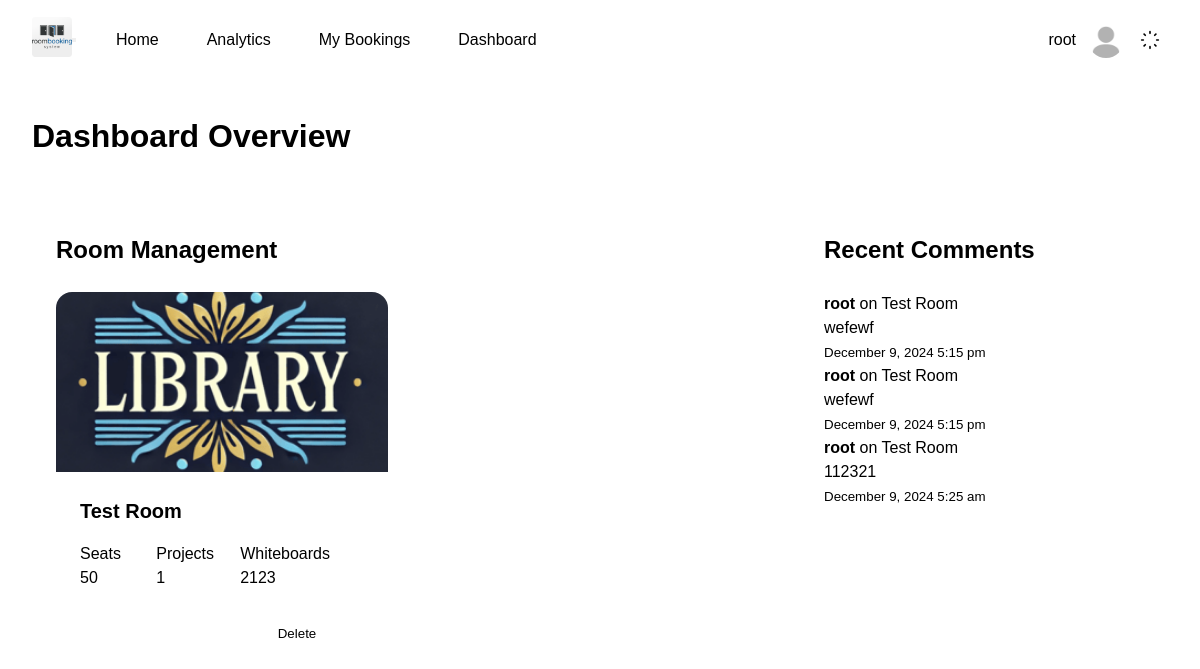
Page /dashboard.php (signed in) on the committed database.
### tables this page shows
CREATE TABLE `roomtable` (
  `room_id` int(11) NOT NULL,
  `roomtitle` text DEFAULT NULL,
  `roomimage` text DEFAULT NULL,
  `roomseats` int(11) DEFAULT NULL,
  `roomprojectors` int(11) DEFAULT NULL,
  `roomwhiteboards` int(11) DEFAULT NULL
);

CREATE TABLE `comments` (
  `id` int(11) NOT NULL,
  `room_id` int(11) NOT NULL,
  `user_id` int(11) NOT NULL,
  `comment` text NOT NULL,
  `created_at` timestamp NOT NULL DEFAULT current_timestamp(),
  `parent_id` int(11) DEFAULT NULL
);

CREATE TABLE `users` (
  `id` int(11) NOT NULL,
  `username` text NOT NULL,
  `fullname` text NOT NULL,
  `email` text NOT NULL,
  `password` text NOT NULL,
  `role` text NOT NULL DEFAULT 'user',
  `image` text DEFAULT NULL
);

### dashboard.php (the view, shortened to what this page needs)
<?php
try {
    $conn = new PDO("mysql:host=" . DB_HOST . ";dbname=" . DB_NAME, DB_USER, DB_PASS);
    $conn->setAttribute(PDO::ATTR_ERRMODE, PDO::ERRMODE_EXCEPTION);
    $roomStmt = $conn->query("SELECT * FROM roomtable ORDER BY room_id DESC");
    $rooms = $roomStmt->fetchAll(PDO::FETCH_ASSOC);
    $commentStmt = $conn->prepare("
        SELECT c.*, u.username, r.roomtitle
        FROM comments c
        JOIN users u ON c.user_id = u.id
        JOIN roomtable r ON c.room_id = r.room_id
        ORDER BY c.created_at DESC
        LIMIT 5
    ");
    $commentStmt->execute();
    $recentComments = $commentStmt->fetchAll(PDO::FETCH_ASSOC);
} catch(PDOException $e) {
    die("Connection failed: " . $e->getMessage());
}
?>
<!DOCTYPE html>
<html lang="en" data-theme="light">
<head>
    <link rel="stylesheet" href="styles/main.css">
</head>
<body>
    <?php include_once 'components/navbar.php'; ?>
    <div class="dashboard">
        <div class="dashboard__container">
            <div class="dashboard__header">
                <h1>Dashboard Overview</h1>
                <button class="dashboard__btn dashboard__btn--primary" onclick="showAddRoomForm()">
                </button>
            </div>
            <div class="dashboard__grid">
                <div class="dashboard__section">
                    <div class="dashboard__section-header">
                        <h2>Room Management</h2>
                    </div>
                    <div class="dashboard__rooms-grid">
                        <?php foreach($rooms as $room): ?>
                            <div class="room-card">
                                <div class="room-card__image">
                                    <img src="<?php echo URL . '/' . $room['roomimage']; ?>" alt="Room image">
                                </div>
                                <div class="room-card__content">
                                    <h3><?php echo htmlspecialchars($room['roomtitle']); ?></h3>
                                    <div class="room-card__details">
                                        <span>Seats <?php echo htmlspecialchars($room['roomseats']); ?></span>
                                        <span>Projects <?php echo htmlspecialchars($room['roomprojectors']); ?></span>
                                        <span>Whiteboards <?php echo htmlspecialchars($room['roomwhiteboards']); ?></span>
                                    </div>
                                    <div class="room-card__actions">
                                        <button onclick="editRoom(<?php echo htmlspecialchars(json_encode($room)); ?>)"
                                                class="room-card__btn room-card__btn--edit">Edit</button>
                                        <button onclick="deleteRoom(<?php echo $room['room_id']; ?>)"
                                                class="room-card__btn room-card__btn--delete">Delete</button>
                                    </div>
                                </div>
                            </div>
                        <?php endforeach; ?>
                    </div>
                </div>
                <div class="dashboard__section">
                    <div class="dashboard__section-header">
                        <h2>Recent Comments</h2>
                    </div>
                    <div class="dashboard__comments">
                    <?php foreach($recentComments as $comment): ?>
                        <div class="comment-card">
                            <div class="comment-card__header">
                                <strong><?php echo htmlspecialchars($comment['username']); ?></strong>
                                <span>on <?php echo htmlspecialchars($comment['roomtitle']); ?></span>
                            </div>
                            <p class="comment-card__content"><?php echo htmlspecialchars($comment['comment']); ?></p>
                            <small><?php echo date('F j, Y g:i a', strtotime($comment['created_at'])); ?></small>
                        </div>
                    <?php endforeach; ?>
                </div>
            </div>
        </div>
    </div>
</body>
</html>

### styles/main.css (style rules this page uses)
.dashboard { min-height: calc(100vh - 80px); background: var(--surface); transition: all 0.3s ease; padding: 2rem; }
.dashboard__container { max-width: 1200px; margin: 0 auto; }
.dashboard__rooms-grid { display: grid; grid-template-columns: repeat(auto-fill, minmax(280px, 1fr)); gap: 1.5rem; }
.dashboard .room-card { background: var(--navbar-bg); border-radius: 1rem; overflow: hidden; transition: all 0.3s ease; box-shadow: var(--navbar-shadow); }
.dashboard .room-card__image { height: 180px; overflow: hidden; }
.dashboard .room-card__image img { width: 100%; height: 100%; -o-object-fit: cover; object-fit: cover; transition: transform 0.3s ease; }
.dashboard .room-card__content { padding: 1.5rem; }
.dashboard .room-card__content h3 { color: var(--text); margin-bottom: 1rem; font-size: 1.25rem; font-weight: 600; }
.dashboard .room-card__details { display: flex; gap: 1rem; margin-bottom: 1.5rem; color: var(--text-secondary); }
.dashboard .room-card__details span { display: flex; align-items: center; gap: 0.5rem; }
.dashboard .room-card__actions { display: flex; gap: 1rem; }
.dashboard .room-card__actions .room-card__btn { flex: 1; padding: 0.75rem; border-radius: 0.5rem; border: none; cursor: pointer; transition: all 0.2s ease; }
.dashboard .room-card__actions .room-card__btn--edit { background: var(--primary); color: white; }
.dashboard .room-card__actions .room-card__btn--delete { background: var(--error-bg); color: var(--error-text); }
.dashboard__header { display: flex; justify-content: space-between; align-items: center; margin-bottom: 2rem; padding-bottom: 1rem; border-bottom: 1px solid var(--border); }
.dashboard__header h1 { font-size: 2rem; color: var(--text); font-weight: 600; }
.dashboard__btn { padding: 0.75rem 1.5rem; border-radius: 0.5rem; font-weight: 500; cursor: pointer; transition: all 0.2s ease; }
.dashboard__btn--primary { background: var(--primary); color: white; border: none; }
.dashboard__grid { display: grid; grid-template-columns: 2fr 1fr; gap: 2rem; }
.dashboard__section { background: var(--navbar-bg); border-radius: 1rem; padding: 1.5rem; box-shadow: var(--navbar-shadow); }
.dashboard__section-header { margin-bottom: 1.5rem; }
.dashboard__section-header h2 { font-size: 1.5rem; color: var(--text); font-weight: 600; }
* { margin: 0; padding: 0; box-sizing: border-box; }
body { font-family: "Poppins", sans-serif; font-size: 16px; line-height: 1.5; background-color: var(--surface); }

### rows in the picture
roomtable: roomimage (picture), roomtitle "Test Room", roomseats "50", roomprojectors "1", roomwhiteboards "2123"
comments: user.username "root", room.roomtitle "Test Room", comment "wefewf", created_at "December 9, 2024 5:15 pm"
comments: user.username "root", room.roomtitle "Test Room", comment "wefewf", created_at "December 9, 2024 5:15 pm"
comments: user.username "root", room.roomtitle "Test Room", comment "112321", created_at "December 9, 2024 5:25 am"

### other values in the picture
$_SESSION['user']['username'] "root"
